Frame 1 (no input): blank canvas, image omitted
Frame 60 (no input): blank canvas, image omitted
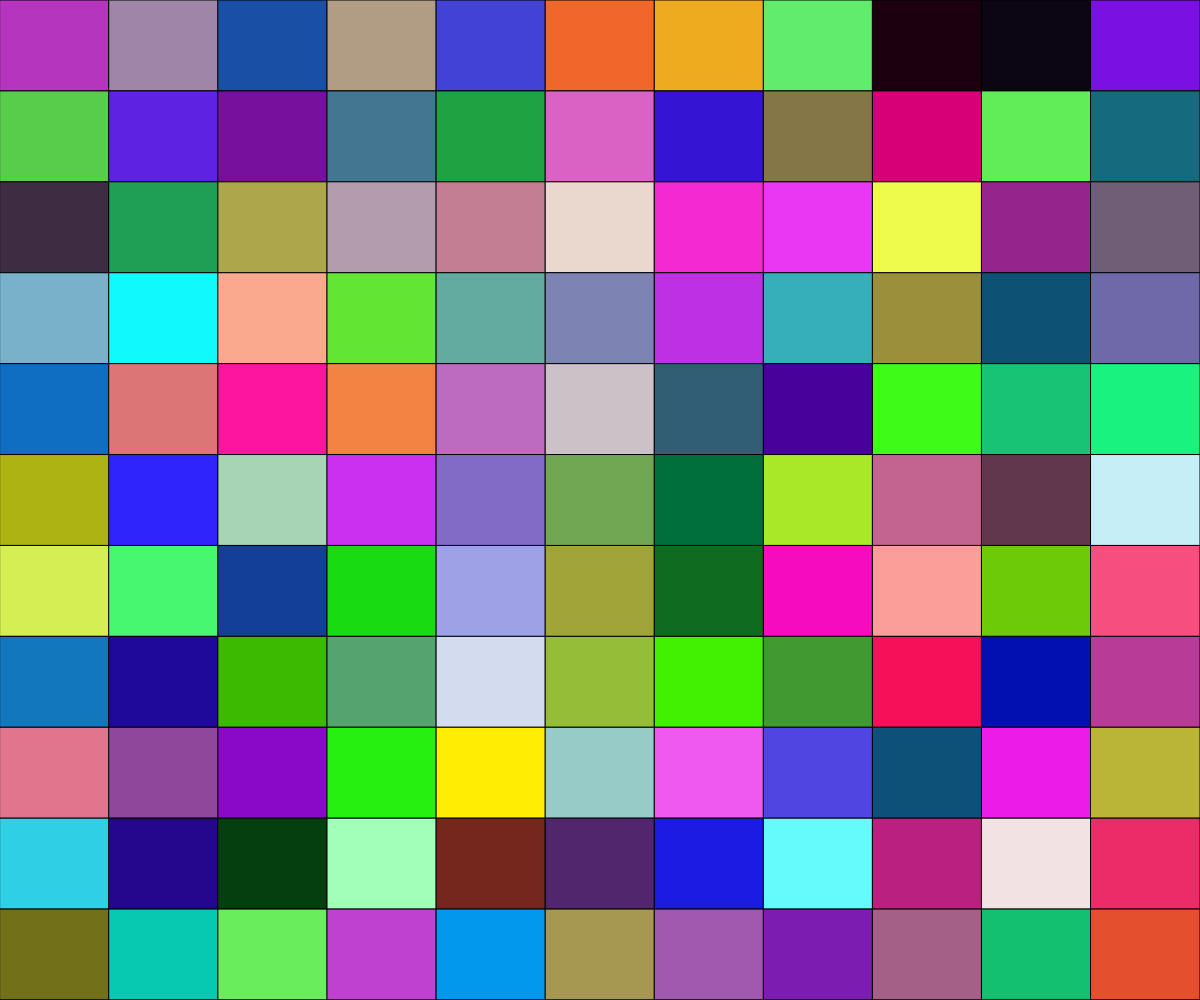
Frame 120 (the mouse pressed at the canvas centre since frame 60)

The p5.js sketch whose frames 1 and 60 were blank and that drew this single picture after the mouse press (run headless with seeded random() and noise() and a simulated clock; from frame 60 on, the mouse is pressed at the canvas centre):

// p5.js sketch
// ── sketch.js
// Multi coloured grid
// Elias Reynolds
// Sept 26th
//
// did the extra challenge
let topsquare = 10;//number of squares up top
let wsize;//square size
let sidesquare = 10;//on side
let hsize;//onside size
function setup() {
  createCanvas(windowWidth, windowHeight);
  document.addEventListener("contextmenu", event => event.preventDefault());
  wsize = width / topsquare;//divide to get size of each square
  hsize = height / sidesquare;
}
function draw() {
}
function grid() {
  for (let x = 0; x < width; x += wsize) {//size w
    for (let y = 0; y < height; y += hsize) {//size h
      fill(random(255), random(255), random(255));
      rect(x, y, wsize, hsize);//rectangles at each size
    }
  }
}
function mousePressed() {//mouse
  if (mouseButton === RIGHT) {
    if (topsquare > 0) {
      background(255);
      topsquare -= 1;//changes number of squares on side and top
      sidesquare -= 1;
      wsize = width / topsquare;
      hsize = height / sidesquare;
      grid();
    }
  }
  if (mouseButton === LEFT) {
    if (topsquare < 69) {
      background(255);
      topsquare += 1;
      sidesquare += 1;
      wsize = width / topsquare;
      hsize = height / sidesquare;
      grid();
    }
  }
}
function keyPressed() {
  grid();
}
